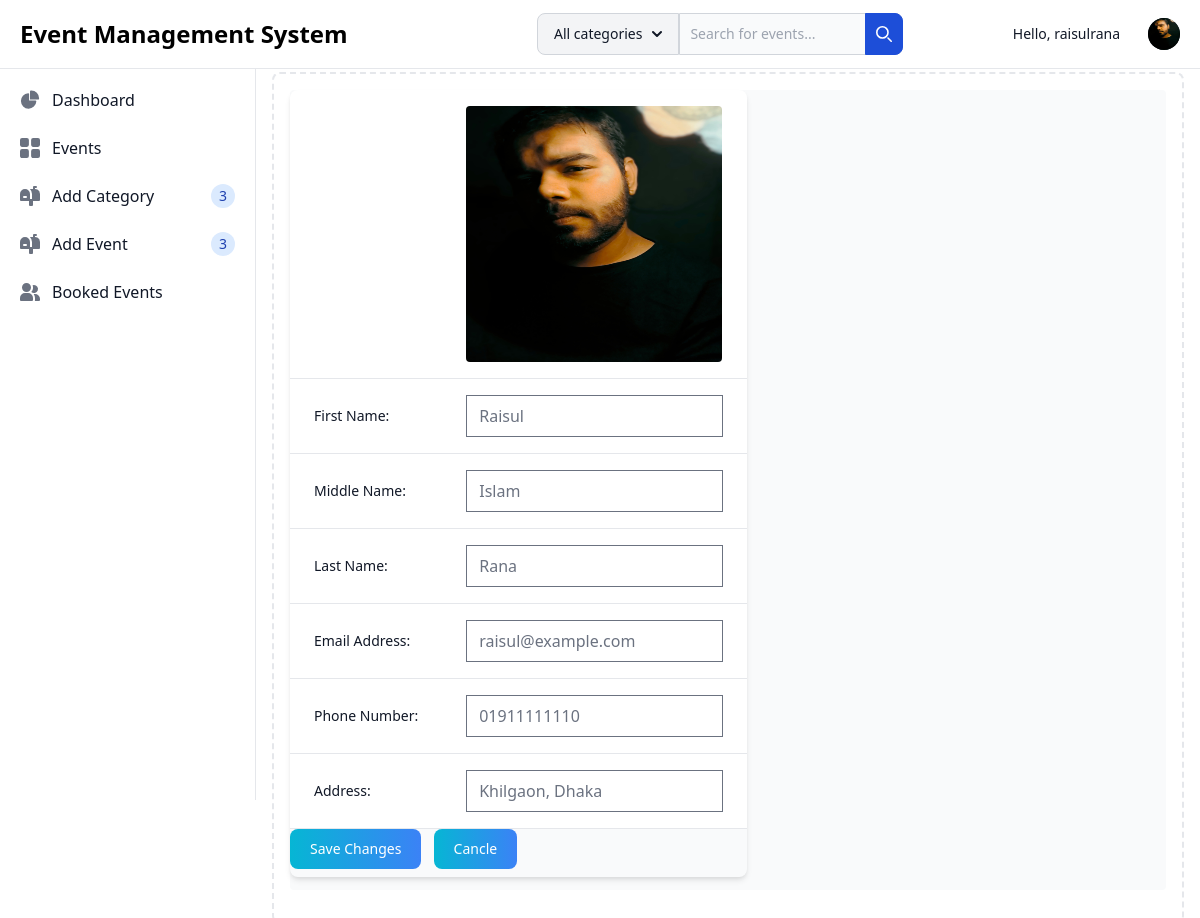
Before: /user-account/update-profile/raisulrana (signed in) with the older database file.
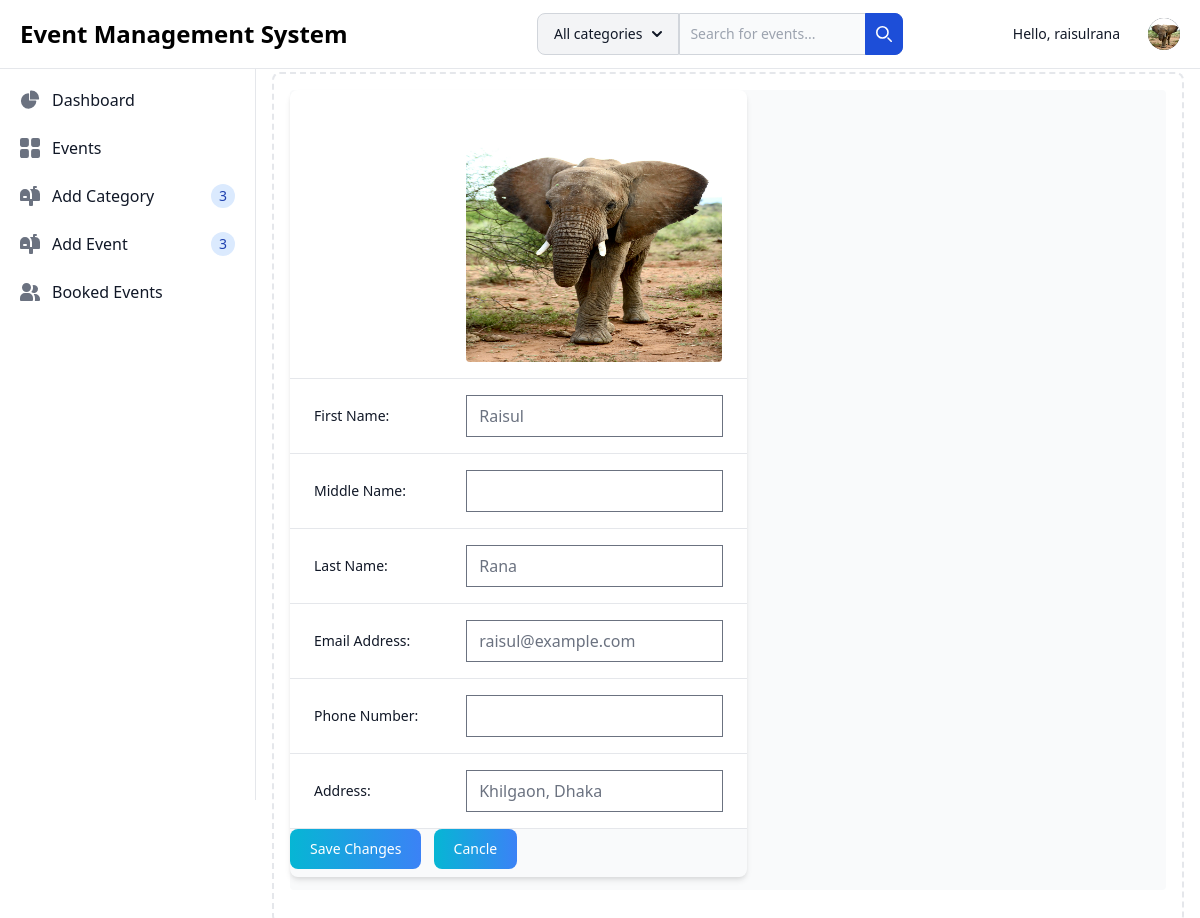
After: the same page with the newer database file.
### user_account/models.py (models this page shows, shortened)
class UserProfile(models.Model):
    user = models.OneToOneField(User, on_delete=models.CASCADE)
    username = models.CharField(max_length=50, null=True, blank=True)
    first_name = models.CharField(max_length=50, null=True, blank=True)
    middle_name = models.CharField(max_length=50, null=True, blank=True)
    last_name = models.CharField(max_length=50, null=True, blank=True)
    email_address = models.EmailField(null=True, blank=True)
    phone_number = models.CharField(max_length=15, null=True, blank=True)
    mailing_address = models.CharField(max_length=100, null=True, blank=True)
    image = models.ImageField(default='fallback.png', upload_to='profile_pics/', null=True, blank=True)
    created_at = models.DateTimeField(auto_now_add=True)
    updated_at = models.DateTimeField(auto_now=True)

### user_account/views.py (the view)
# urls.py: path("update-profile/<str:username>", views.update_user_profile, name="update_user_profile"),
@login_required
def update_user_profile(request, username):
    try:
        user = User.objects.get(username=username)
        user_profile = UserProfile.objects.get(user=user)
        if request.method == 'POST':
            update_profile_form = UserProfileForm(request.POST, request.FILES, instance=user_profile)
            context = {'update_profile_form': update_profile_form, 'user_profile': user_profile, 'person': user}
            if update_profile_form.is_valid():
                update_profile_form.save()
                return redirect('user_profile', username=user.username)
            else:
                return render(request, 'user_account/update_user_profile.html', context)
        else:
            update_profile_form = UserProfileForm(instance=user_profile)
            context = {'update_profile_form': update_profile_form, 'user_profile': user_profile, 'person': user}
            return render(request, 'user_account/update_user_profile.html', context)
    except User.DoesNotExist:
        logout(request)
        return render(request, 'user_account/not_found.html')

### user_account/forms.py
class UserProfileForm(forms.ModelForm):
    class Meta:
        model = UserProfile
        fields = ['first_name', 'middle_name', 'last_name', 'email_address', 'phone_number', 'mailing_address', 'image']

### user_account/templates/user_account/update_user_profile.html (shortened to what this page needs)
{% extends '_base.html' %}
{% block content %}
<form method="post" enctype="multipart/form-data">
  <div class="justify-center items-center min-h-screen">
    <div class="w-full max-w-4xl">
      <div class="relative overflow-x-auto shadow-md sm:rounded-lg">
        <table class="w-full text-sm text-left rtl:text-right text-gray-500 dark:text-gray-400">
          <tbody>
            <tr class="bg-white border-b dark:bg-gray-800 dark:border-gray-700">
              <th scope="row" class="px-6 py-4 font-medium text-gray-900 whitespace-nowrap dark:text-white"></th>
              <td class="px-6 py-4">
                <img class="rounded w-64 h-64" src="{{ user_profile.image.url }}" alt="Extra large avatar" />
              </td>
            </tr>
            <tr class="bg-white border-b dark:bg-gray-800 dark:border-gray-700">
              <th scope="row" class="px-6 py-4 font-medium text-gray-900 whitespace-nowrap dark:text-white">First Name:</th>
              <td class="px-6 py-4">{{ update_profile_form.first_name }}</td>
            </tr>
            <tr class="bg-white border-b dark:bg-gray-800 dark:border-gray-700">
              <th scope="row" class="px-6 py-4 font-medium text-gray-900 whitespace-nowrap dark:text-white">Middle Name:</th>
              <td class="px-6 py-4">{{ update_profile_form.middle_name }}</td>
            </tr>
            <tr class="bg-white border-b dark:bg-gray-800 dark:border-gray-700">
              <th scope="row" class="px-6 py-4 font-medium text-gray-900 whitespace-nowrap dark:text-white">Last Name:</th>
              <td class="px-6 py-4">{{ update_profile_form.last_name }}</td>
            </tr>
            <tr class="bg-white border-b dark:bg-gray-800 dark:border-gray-700">
              <th scope="row" class="px-6 py-4 font-medium text-gray-900 whitespace-nowrap dark:text-white">Email Address:</th>
              <td class="px-6 py-4">{{ update_profile_form.email_address }}</td>
            </tr>
            <tr class="bg-white border-b dark:bg-gray-800 dark:border-gray-700">
              <th scope="row" class="px-6 py-4 font-medium text-gray-900 whitespace-nowrap dark:text-white">Phone Number:</th>
              <td class="px-6 py-4">{{ update_profile_form.phone_number }}</td>
            </tr>
            <tr class="bg-white border-b dark:bg-gray-800 dark:border-gray-700">
              <th scope="row" class="px-6 py-4 font-medium text-gray-900 whitespace-nowrap dark:text-white">Address:</th>
              <td class="px-6 py-4">{{ update_profile_form.mailing_address }}</td>
            </tr>
          </tbody>
        </table>
            <button type="submit" class="text-white bg-gradient-to-r from-cyan-500 to-blue-500 hover:bg-gradient-to-bl focus:ring-4 focus:outline-none focus:ring-cyan-300 dark:focus:ring-cyan-800 font-medium rounded-lg text-sm px-5 py-2.5 text-center me-2 mb-2">Save Changes</button>
            <button type="submit" href="{% url 'user_profile' user_profile.user.username %}" class="text-white bg-gradient-to-r from-cyan-500 to-blue-500 hover:bg-gradient-to-bl focus:ring-4 focus:outline-none focus:ring-cyan-300 dark:focus:ring-cyan-800 font-medium rounded-lg text-sm px-5 py-2.5 text-center me-2 mb-2">Cancle</button>
      </div>
    </div>
  </div>
</form>
{% endblock %}

### templates/_base.html (shortened to what the changed rows need)
<!DOCTYPE html>
<html lang="en">
  <head>
    {% load static %}
    <link href="https://cdn.jsdelivr.net/npm/flowbite@2.5.2/dist/flowbite.min.css" rel="stylesheet" />
    <link href="https://cdn.jsdelivr.net/npm/tailwindcss@2.2.19/dist/tailwind.min.css" rel="stylesheet" />
  </head>
  <body>
    <nav class="fixed top-0 z-50 w-full bg-white border-b border-gray-200 dark:bg-gray-800 dark:border-gray-700">
      <div class="px-3 py-3 lg:px-5 lg:pl-3">
        <div class="flex items-center justify-between">
          <div class="flex items-center">
            {% if request.user.is_authenticated %}
            <div class="px-4 py-3" role="none">
                <p class="text-sm text-gray-900 dark:text-white" role="none">Hello, {{ request.user }}</p>
              </div>
              <div class="flex items-center ms-3">
                <div>
                  <button type="button" class="flex text-sm bg-gray-800 rounded-full focus:ring-4 focus:ring-gray-300 dark:focus:ring-gray-600" aria-expanded="false" data-dropdown-toggle="dropdown-user">
                    <img class="w-8 h-8 rounded-full" src="{{ user_profile.image.url }}" alt="user photo" />
                  </button>
                </div>
              </div>
            {% endif %}
          </div>
        </div>
      </div>
    </nav>
    <div class="p-4 sm:ml-64">
      <div class="p-4 border-2 border-gray-200 border-dashed rounded-lg dark:border-gray-700 mt-14">
        <div class="flex h-screen mb-4 rounded bg-gray-50 dark:bg-gray-800">
          {% block content %}
          {% endblock content %}
        </div>
      </div>
    </div>
  </body>
</html>

Changed rows visible on the page:
changed UserProfile "Raisul": image: a different picture; middle_name "Islam" → (not shown); phone_number "01911111110" → (not shown)
